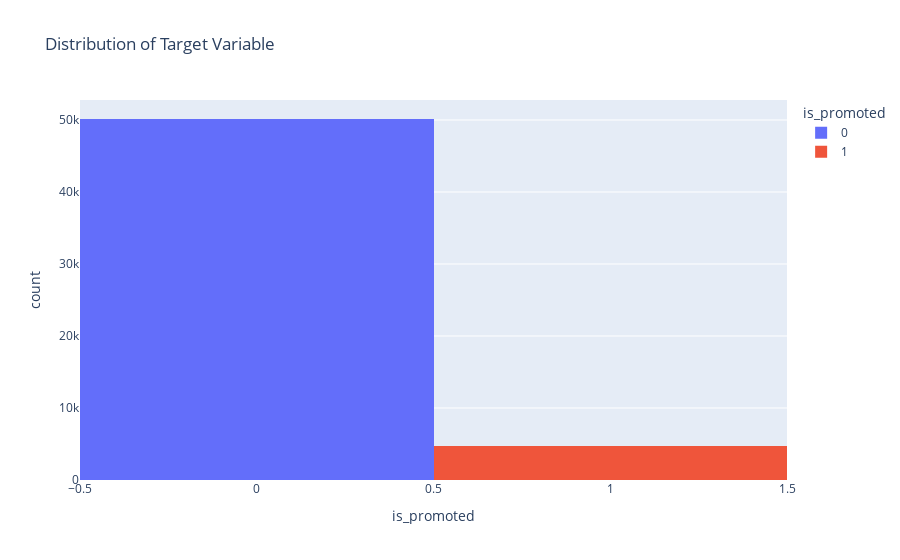

Write notebook code for a chart like this one.
### Code cell
px.histogram(train,x='is_promoted', color='is_promoted', title='Distribution of Target Variable')

### Figure 1 — Plotly figure (JSON) as saved in the notebook; plotly's stock layout.template omitted (floating-point values rounded to 4 significant figures; data arrays with more than 128 entries replaced by an {"elided": "..."} marker saying what was removed)
{"data": [{"bingroup": "x", "hovertemplate": "is_promoted=%{x}<br>count=%{y}<extra></extra>", "legendgroup": "0", "marker": {"color": "#636efa", "pattern": {"shape": ""}}, "name": "0", "orientation": "v", "showlegend": true, "type": "histogram", "x": {"elided": "50140 int values"}, "xaxis": "x", "yaxis": "y"}, {"bingroup": "x", "hovertemplate": "is_promoted=%{x}<br>count=%{y}<extra></extra>", "legendgroup": "1", "marker": {"color": "#EF553B", "pattern": {"shape": ""}}, "name": "1", "orientation": "v", "showlegend": true, "type": "histogram", "x": {"elided": "4668 int values"}, "xaxis": "x", "yaxis": "y"}], "layout": {"barmode": "relative", "legend": {"title": {"text": "is_promoted"}, "tracegroupgap": 0}, "title": {"text": "Distribution of Target Variable"}, "xaxis": {"anchor": "y", "categoryarray": [0, 1], "categoryorder": "array", "domain": [0, 1], "title": {"text": "is_promoted"}}, "yaxis": {"anchor": "x", "domain": [0, 1], "title": {"text": "count"}}}}
